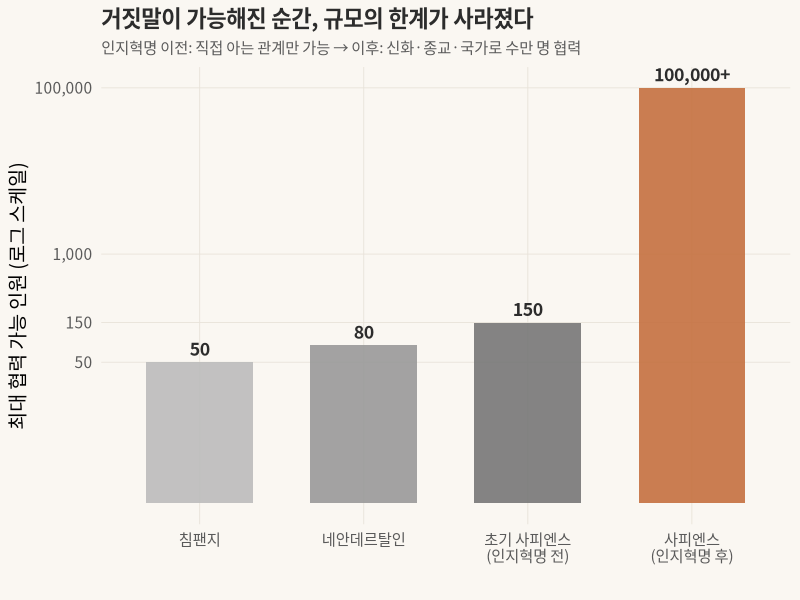
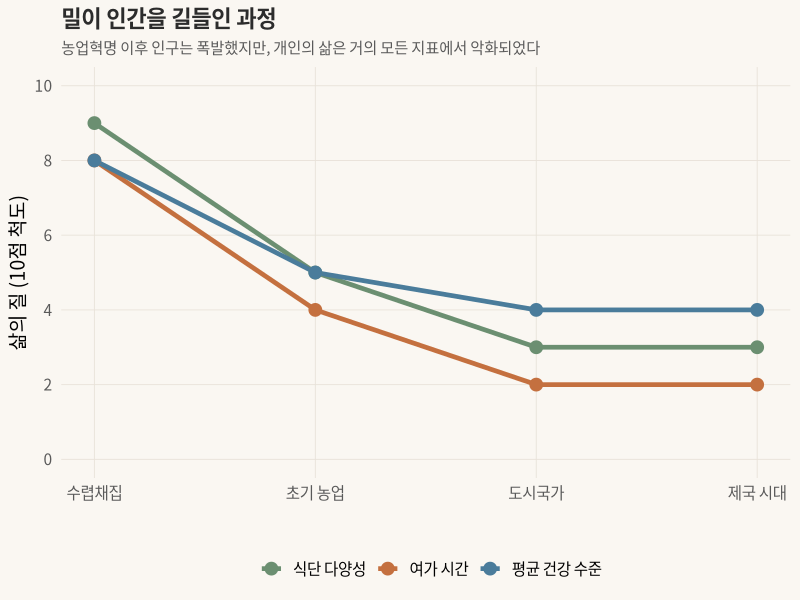
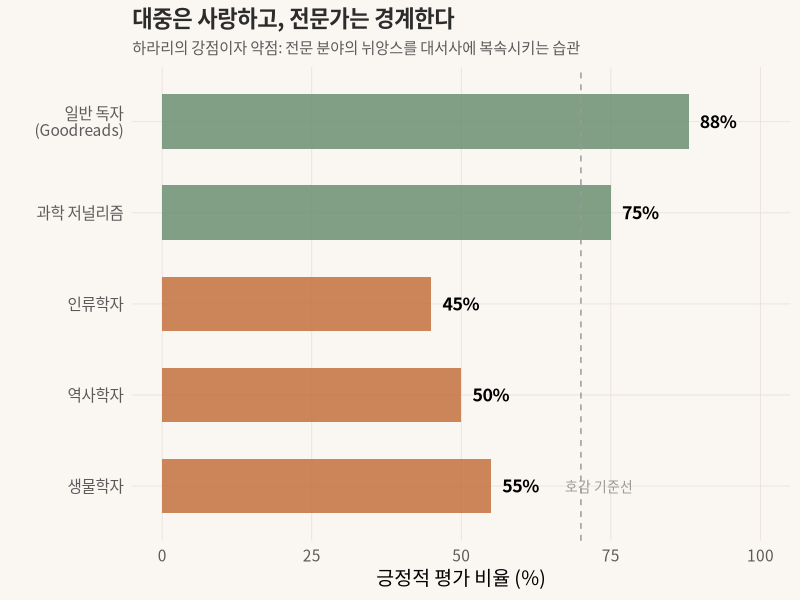

Reproduce these figures in R, in order.
## ---- chunk 1
knitr::opts_chunk$set(
  echo = FALSE, warning = FALSE, message = FALSE,
  fig.width = 10, fig.height = 5.5, dpi = 150
)
library(ggplot2)
library(dplyr)
library(tidyr)

theme_voyager <- function() {
  theme_minimal(base_size = 14, base_family = "Noto Sans CJK KR") +
    theme(
      plot.title = element_text(face = "bold", size = 16, color = "#2c2c2c"),
      plot.subtitle = element_text(size = 11, color = "#5a5a5a", lineheight = 1.4),
      plot.background = element_rect(fill = "#faf7f2", color = NA),
      panel.background = element_rect(fill = "#faf7f2", color = NA),
      panel.grid.major = element_line(color = "#e8e2d9", linewidth = 0.3),
      panel.grid.minor = element_blank(),
      axis.text = element_text(color = "#5a5a5a"),
      legend.position = "bottom"
    )
}
## ---- chunk 2
#| fig-cap: "협력의 규모를 결정하는 것: 허구를 공유하는 능력"
#| lightbox: true

df <- data.frame(
  species = c("침팬지", "네안데르탈인", "초기 사피엔스\n(인지혁명 전)", "사피엔스\n(인지혁명 후)"),
  max_group = c(50, 80, 150, 100000),
  order = 1:4
)

ggplot(df, aes(x = reorder(species, order), y = max_group)) +
  geom_col(fill = c("#bbbbbb", "#999999", "#777777", "#c4703f"),
           width = 0.65, alpha = 0.9) +
  geom_text(aes(label = ifelse(max_group >= 1000,
                                paste0(format(max_group, big.mark = ","), "+"),
                                max_group)),
            vjust = -0.5, size = 4.5, fontface = "bold",
            family = "Noto Sans CJK KR", color = "#2c2c2c") +
  scale_y_log10(labels = scales::comma,
                breaks = c(50, 150, 1000, 100000)) +
  labs(title = "거짓말이 가능해진 순간, 규모의 한계가 사라졌다",
       subtitle = "인지혁명 이전: 직접 아는 관계만 가능 → 이후: 신화·종교·국가로 수만 명 협력",
       x = "", y = "최대 협력 가능 인원 (로그 스케일)") +
  theme_voyager() +
  theme(axis.text.x = element_text(size = 11, lineheight = 0.9))
## ---- chunk 3
#| fig-cap: "농업혁명의 역설 — '진보'인 줄 알았는데 덫이었다"
#| lightbox: true

ag_data <- data.frame(
  era = rep(c("수렵채집\n(~1만 년 전)", "초기 농업\n(~8천 년 전)", "도시국가\n(~5천 년 전)", "제국 시대\n(~2천 년 전)"), 3),
  era_num = rep(1:4, 3),
  metric = rep(c("식단 다양성", "여가 시간", "평균 건강 수준"), each = 4),
  score = c(
    9, 5, 3, 3,
    8, 4, 2, 2,
    8, 5, 4, 4
  )
)

ggplot(ag_data, aes(x = era_num, y = score, color = metric)) +
  geom_line(linewidth = 1.6) +
  geom_point(size = 4) +
  scale_x_continuous(breaks = 1:4,
                     labels = c("수렵채집", "초기 농업", "도시국가", "제국 시대")) +
  scale_color_manual(values = c("#6b8f71", "#c4703f", "#4a7c9b")) +
  scale_y_continuous(limits = c(0, 10), breaks = seq(0, 10, 2)) +
  labs(title = "밀이 인간을 길들인 과정",
       subtitle = "농업혁명 이후 인구는 폭발했지만, 개인의 삶은 거의 모든 지표에서 악화되었다",
       x = "", y = "삶의 질 (10점 척도)", color = "") +
  theme_voyager()
## ---- chunk 4
#| fig-cap: "사피엔스에 대한 학계와 대중의 엇갈린 평가"
#| lightbox: true

reception <- data.frame(
  group = c("일반 독자\n(Goodreads)", "과학 저널리즘", "인류학자", "역사학자", "생물학자"),
  approval = c(88, 75, 45, 50, 55),
  order = 1:5
)

ggplot(reception, aes(x = reorder(group, -order), y = approval)) +
  geom_col(fill = ifelse(reception$approval >= 70, "#6b8f71", "#c4703f"),
           width = 0.6, alpha = 0.85) +
  geom_hline(yintercept = 70, linetype = "dashed", color = "#999999", linewidth = 0.5) +
  geom_text(aes(label = paste0(approval, "%")), hjust = -0.3, size = 4.5,
            fontface = "bold", family = "Noto Sans CJK KR") +
  coord_flip() +
  scale_y_continuous(limits = c(0, 100)) +
  annotate("text", x = 1, y = 73, label = "호감 기준선",
           color = "#999999", size = 3.5, family = "Noto Sans CJK KR") +
  labs(title = "대중은 사랑하고, 전문가는 경계한다",
       subtitle = "하라리의 강점이자 약점: 전문 분야의 뉘앙스를 대서사에 복속시키는 습관",
       x = "", y = "긍정적 평가 비율 (%)") +
  theme_voyager()
